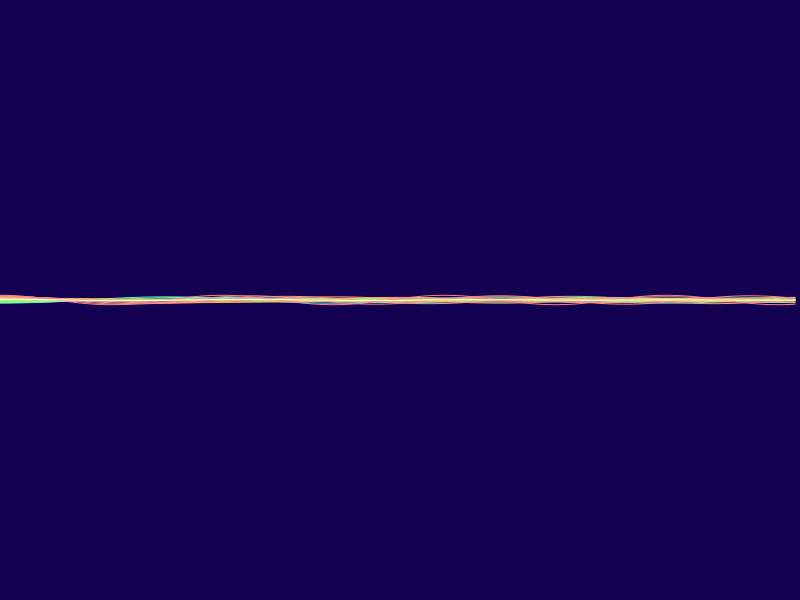
Frame 1 (no input)
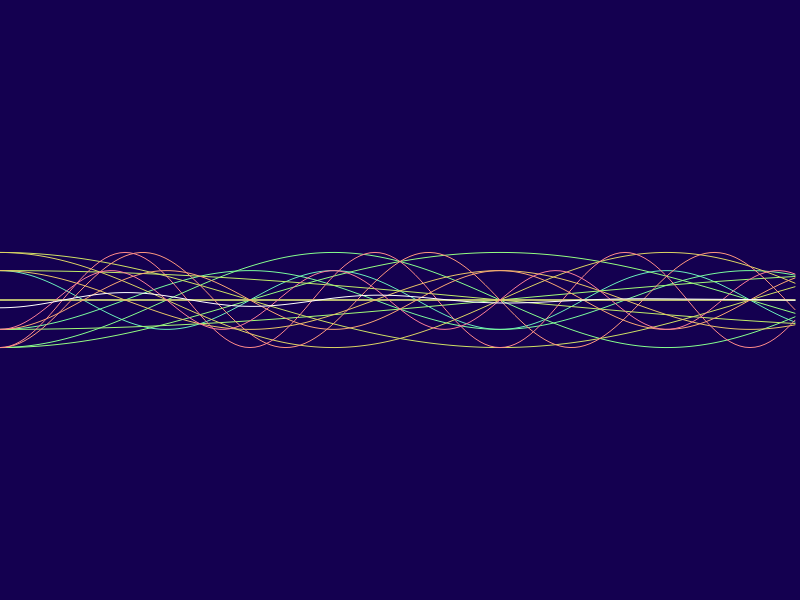
Frame 60 (no input)
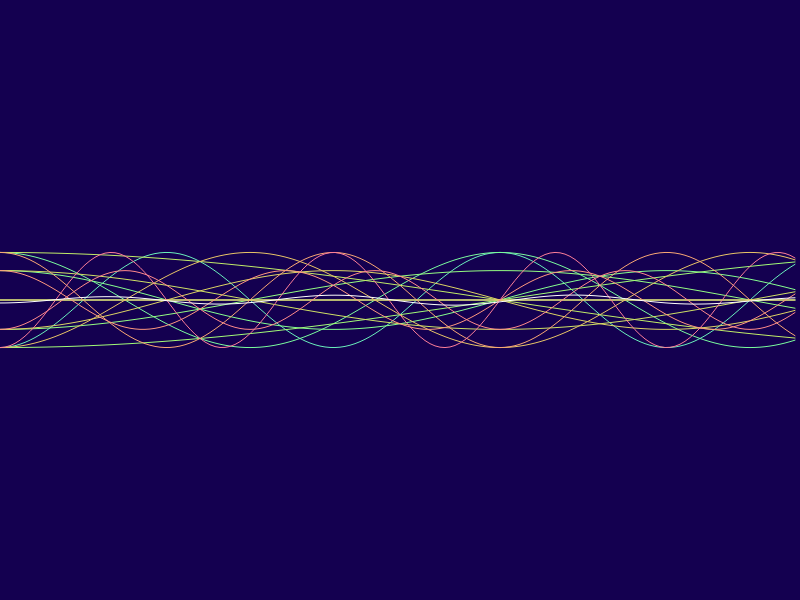
Frame 120 (the mouse pressed at the canvas centre since frame 60)

The p5.js sketch that drew these frames (run headless with seeded random() and noise() and a simulated clock; from frame 60 on, the mouse is pressed at the canvas centre):

// p5.js sketch
// ── sketch.js
renderWave = (color, linePoints) => {
  noFill();
  stroke(color);
  strokeWeight(1);
  beginShape();
  for (let i = 0; i < linePoints.length; i++) {
    vertex(linePoints[i].x, linePoints[i].y);
  }
  endShape();
};

// Define a function called "frequencyToRgb" that takes an unscaled frequency as a parameter
function frequencyToRgb(frequency) {
  // Calculate the RGB values using the sine function
  var red = Math.sin(frequency * 2 * Math.PI);
  var green = Math.sin(frequency * 2 * Math.PI + (2 * Math.PI) / 3);
  var blue = Math.sin(frequency * 2 * Math.PI + (4 * Math.PI) / 3);

  // Scale the RGB values to the range of 0 to 255
  var r = Math.round((red + 1) * 128);
  var g = Math.round((green + 1) * 128);
  var b = Math.round((blue + 1) * 128);

  // Return the RGB color as a string in the format "rgb(r, g, b)"
  return color(r, g, b);
}

function frequencyToPastelRgb(frequency) {
  var red = Math.sin(frequency * 2 * Math.PI) * 0.5 + 0.5;
  var green = Math.sin(frequency * 2 * Math.PI + (2 * Math.PI) / 3) * 0.5 + 0.5;
  var blue = Math.sin(frequency * 2 * Math.PI + (4 * Math.PI) / 3) * 0.5 + 0.5;

  var r = Math.round(red * 155 + 100);
  var g = Math.round(green * 155 + 100);
  var b = Math.round(blue * 155 + 100);

  return color(r, g, b);
}

class Wave {
  constructor(
    w,
    highestFrequency,
    velocity = 0.1,
    startPos = height / 2,
    amplitude = 50
  ) {
    // c/wavelength = frequency
    // frequency * 2pi = angular frequency
    // exp(wt - kx), vk = w

    // initialize array of points between 0 and width
    this.x = [];
    for (let i = 0; i < width; i += 5) {
      this.x.push(i);
    }
    this.y = [];
    this.w = w;
    this.velocity = velocity;
    this.k = w / velocity;
    let wavelength = (2 * Math.PI) / this.k;
    // this.w = ((2 * Math.PI) / wavelength) * velocity;
    // this.k = (2 * Math.PI) / wavelength;
    this.linePoints = [];
    this.startPos = startPos;
    this.amplitude = amplitude;
    this.t = 0;
    this.highestFrequency = highestFrequency;
    // a color between pink and blue depending on the wavelength
    this.color = frequencyToPastelRgb(w / highestFrequency);
    // this.color
  }
  setFrequency(w) {
    this.w = w;
    this.k = w / this.velocity;
    this.color = frequencyToPastelRgb(w / this.highestFrequency);
  }
  update() {
    this.t += deltaTime;
    // console.log(this.t)
    this.linePoints = this.x.map((x) => {
      let y =
        Math.sin(this.k * x - this.w * this.t) * this.amplitude + this.startPos;
      return createVector(x, y);
    });
  }

  show() {
    renderWave(this.color, this.linePoints);
  }
}

class Photon {
  constructor(x, y, wavelength, amplitude, period) {
    this.x = x;
    this.y = y;
    this.wavelength = wavelength;
    this.amplitude = amplitude;
    this.period = period;
    this.speed = this.wavelength / this.period;
    this.tailLength = 10;
    this.tailPositions = [];
  }

  update() {
    // Calculate the y-coordinate of the photon using a sine wave
    this.y =
      height / 2 + this.amplitude * sin((TWO_PI * this.x) / this.wavelength);

    // Add the current position of the photon to the tail positions array
    this.tailPositions.push(createVector(this.x, this.y));

    // Remove the oldest position from the tail positions array if it exceeds the tail length
    if (this.tailPositions.length > this.tailLength) {
      this.tailPositions.shift();
    }

    // Update the x-coordinate of the photon
    this.x += this.speed;

    // Restart the photon's path when it reaches the right edge of the canvas
    if (this.x > width + this.wavelength) {
      this.x = -this.wavelength;
      this.tailPositions = [];
    }
  }

  show() {
    // Draw the photon tail
    noFill();
    stroke(0, 255, 255, 128);
    strokeWeight(2);
    beginShape();
    for (let i = 0; i < this.tailPositions.length; i++) {
      vertex(this.tailPositions[i].x, this.tailPositions[i].y);
    }
    endShape();

    // Draw the photon
    noStroke();
    fill(0, 255, 255);
    ellipse(this.x, this.y, 10, 10);
  }
}

let photon;
let waves;
let forwardWaves = [];
let backwardWaves = [];
let N = 8;
let velocity = 0.2;
let d, wf, w0;
let maxFreq = 0.02;
let Nfundamental = 2;

// add a button to increment the central frequency
function incrementCentralFreq() {
  Nfundamental += 1;
  w0 = Nfundamental * wf;

  for (let i = 0; i < waves.length; i++) {
    waves[i].setFrequency(i * wf + w0);
  }
}

function decrementCentralFreq() {
  Nfundamental -= 1;
  w0 = Nfundamental * wf;
  for (let i = 0; i < waves.length; i++) {
    waves[i].setFrequency(i * wf + w0);
  }
}

let slider = document.getElementById("myRange");
function changeCavityLength() {
  // slider to change the cavity length
  d = slider.value;
  wf = (velocity * Math.PI) / d;
  w0 = Nfundamental * wf;
  for (let i = 0; i < forwardWaves.length; i++) {
    forwardWaves[i].setFrequency(i * wf + w0);
    backwardWaves[i].setFrequency(i * wf + w0);
  }

  console.log({ maxFreq: N * wf + w0 });
}

function setup() {
  d = width / 0.1; // cavity length
  wf = (velocity * Math.PI) / d; // fundamental frequency

  w0 = Nfundamental * wf; // central frequency
  createCanvas(800, 600);
  photon = new Photon(0, height / 2, 200, 100, 50);
  // create 10 waves
  waves = [];
  console.log({ maxFreq: N * wf });
  for (let i = -N; i < N; i++) {
    let forward = new Wave(i * wf + w0, maxFreq, velocity);
    let backward = new Wave(i * wf + w0, maxFreq, -velocity);
    // waves.push({ forward, backward });
    forwardWaves.push(forward);
    backwardWaves.push(backward);
  }
  console.log(waves);
}
function sumWaves(waves) {
  let X = waves[0].x;
  let linePoints = X.map((x, i) => {
    let y = 0;
    waves.forEach((wave) => {
      y += wave.linePoints[i].y - wave.startPos;
    });
    y = y / waves.length + height / 2;
    return createVector(x, y);
  });
  return linePoints;
}

function draw() {
  // background(255, 255, 255);
  background(20, 0, 80);
  // photon.update();
  // photon.show();
  // let sumX = waves[0].x;

  // update and show waves
  for (let i = 0; i < forwardWaves.length; i++) {
    forwardWaves[i].update();
    backwardWaves[i].update();
    const linePoints = sumWaves([forwardWaves[i], backwardWaves[i]]);
    renderWave(forwardWaves[i].color, linePoints);
    // forwardWaves[i].show();
  }
  let intensity = sumWaves([...forwardWaves, ...backwardWaves]);
  // intensity = sumWaves(forwardWaves);
  renderWave(color(255, 255, 255), intensity);
}
